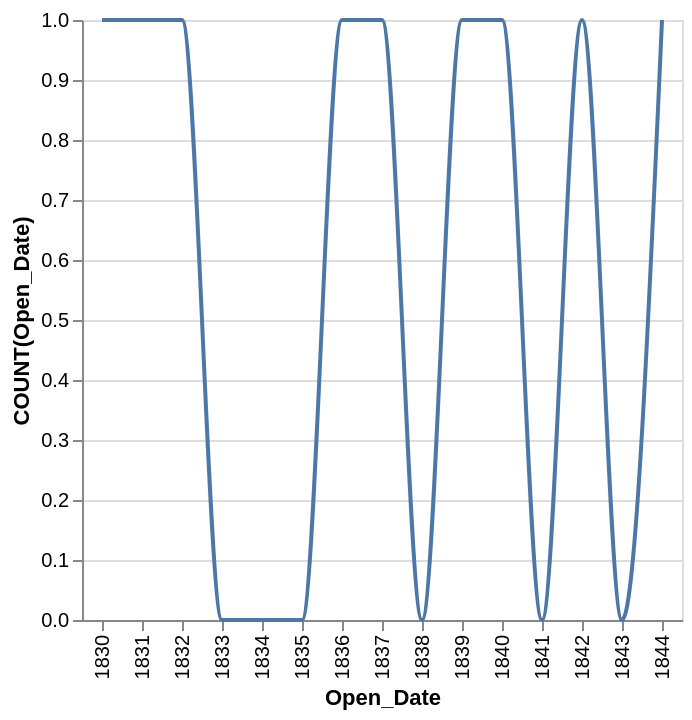

This figure's Vega-Lite source:
### Vega-Lite specification from a JSON file in a GitHub repository (floating-point values rounded to 4 significant figures)
{"data": {"values": [{"x_data": "1830", "y_data": 1}, {"x_data": "1831", "y_data": 1}, {"x_data": "1832", "y_data": 1}, {"x_data": "1833", "y_data": 0}, {"x_data": "1834", "y_data": 0}, {"x_data": "1835", "y_data": 0}, {"x_data": "1836", "y_data": 1}, {"x_data": "1837", "y_data": 1}, {"x_data": "1838", "y_data": 0}, {"x_data": "1839", "y_data": 1}, {"x_data": "1840", "y_data": 1}, {"x_data": "1841", "y_data": 0}, {"x_data": "1842", "y_data": 1}, {"x_data": "1843", "y_data": 0}, {"x_data": "1844", "y_data": 1}]}, "mark": {"type": "line", "interpolate": "monotone"}, "encoding": {"x": {"field": "x_data", "type": "nominal", "title": "Open_Date", "sort": "ascending"}, "y": {"field": "y_data", "type": "quantitative", "title": "COUNT(Open_Date)"}}}
